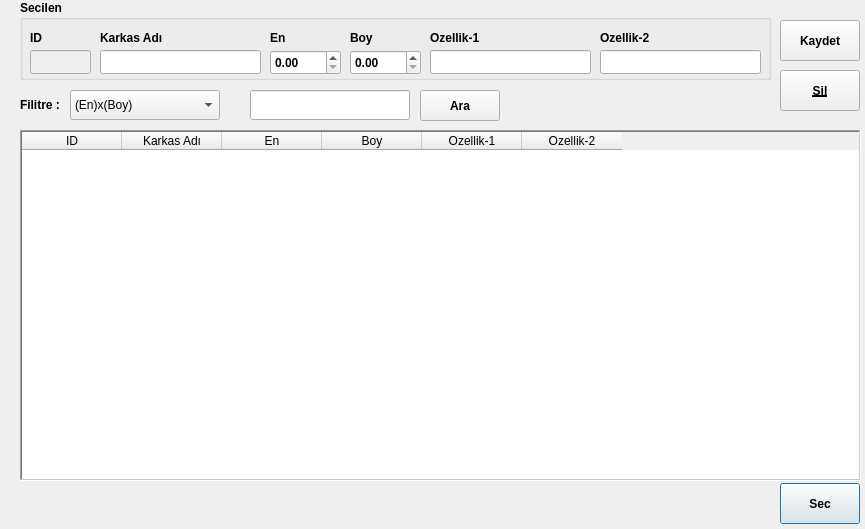
<?xml version="1.0" encoding="UTF-8"?>
<ui version="4.0">
 <class>Dialog</class>
 <widget class="QDialog" name="Dialog">
  <property name="geometry">
   <rect>
    <x>0</x>
    <y>0</y>
    <width>865</width>
    <height>529</height>
   </rect>
  </property>
  <property name="windowTitle">
   <string>Dialog</string>
  </property>
  <widget class="QTableWidget" name="tableWidget">
   <property name="geometry">
    <rect>
     <x>20</x>
     <y>130</y>
     <width>841</width>
     <height>351</height>
    </rect>
   </property>
   <property name="frameShape">
    <enum>QFrame::WinPanel</enum>
   </property>
   <property name="editTriggers">
    <set>QAbstractItemView::AnyKeyPressed</set>
   </property>
   <property name="selectionMode">
    <enum>QAbstractItemView::SingleSelection</enum>
   </property>
   <property name="selectionBehavior">
    <enum>QAbstractItemView::SelectRows</enum>
   </property>
   <column>
    <property name="text">
     <string>ID</string>
    </property>
   </column>
   <column>
    <property name="text">
     <string>Karkas Adı</string>
    </property>
   </column>
   <column>
    <property name="text">
     <string>En</string>
    </property>
   </column>
   <column>
    <property name="text">
     <string>Boy</string>
    </property>
   </column>
   <column>
    <property name="text">
     <string>Ozellik-1</string>
    </property>
   </column>
   <column>
    <property name="text">
     <string>Ozellik-2</string>
    </property>
   </column>
  </widget>
  <widget class="QPushButton" name="pushButton_sec">
   <property name="geometry">
    <rect>
     <x>780</x>
     <y>483</y>
     <width>80</width>
     <height>41</height>
    </rect>
   </property>
   <property name="font">
    <font>
     <weight>75</weight>
     <bold>true</bold>
    </font>
   </property>
   <property name="text">
    <string>Sec</string>
   </property>
  </widget>
  <widget class="QGroupBox" name="groupBox">
   <property name="geometry">
    <rect>
     <x>20</x>
     <y>0</y>
     <width>751</width>
     <height>80</height>
    </rect>
   </property>
   <property name="font">
    <font>
     <weight>75</weight>
     <bold>true</bold>
    </font>
   </property>
   <property name="title">
    <string>Secilen</string>
   </property>
   <widget class="QLineEdit" name="lineEdit_ID">
    <property name="enabled">
     <bool>false</bool>
    </property>
    <property name="geometry">
     <rect>
      <x>10</x>
      <y>50</y>
      <width>61</width>
      <height>24</height>
     </rect>
    </property>
   </widget>
   <widget class="QLineEdit" name="lineEdit_karkas_name">
    <property name="geometry">
     <rect>
      <x>80</x>
      <y>50</y>
      <width>161</width>
      <height>24</height>
     </rect>
    </property>
    <property name="clearButtonEnabled">
     <bool>true</bool>
    </property>
   </widget>
   <widget class="QDoubleSpinBox" name="doubleSpinBox_karkas_en">
    <property name="enabled">
     <bool>true</bool>
    </property>
    <property name="geometry">
     <rect>
      <x>250</x>
      <y>50</y>
      <width>71</width>
      <height>25</height>
     </rect>
    </property>
    <property name="maximum">
     <double>9999.989999999999782</double>
    </property>
   </widget>
   <widget class="QDoubleSpinBox" name="doubleSpinBox_karkas_boy">
    <property name="enabled">
     <bool>true</bool>
    </property>
    <property name="geometry">
     <rect>
      <x>330</x>
      <y>50</y>
      <width>71</width>
      <height>25</height>
     </rect>
    </property>
    <property name="maximum">
     <double>9999.989999999999782</double>
    </property>
   </widget>
   <widget class="QLabel" name="label">
    <property name="geometry">
     <rect>
      <x>10</x>
      <y>30</y>
      <width>55</width>
      <height>16</height>
     </rect>
    </property>
    <property name="font">
     <font>
      <weight>75</weight>
      <bold>true</bold>
     </font>
    </property>
    <property name="text">
     <string>ID</string>
    </property>
   </widget>
   <widget class="QLabel" name="label_2">
    <property name="geometry">
     <rect>
      <x>80</x>
      <y>30</y>
      <width>151</width>
      <height>16</height>
     </rect>
    </property>
    <property name="font">
     <font>
      <weight>75</weight>
      <bold>true</bold>
     </font>
    </property>
    <property name="text">
     <string>Karkas Adı</string>
    </property>
   </widget>
   <widget class="QLabel" name="label_3">
    <property name="geometry">
     <rect>
      <x>250</x>
      <y>30</y>
      <width>55</width>
      <height>16</height>
     </rect>
    </property>
    <property name="font">
     <font>
      <weight>75</weight>
      <bold>true</bold>
     </font>
    </property>
    <property name="text">
     <string>En</string>
    </property>
   </widget>
   <widget class="QLabel" name="label_4">
    <property name="geometry">
     <rect>
      <x>330</x>
      <y>30</y>
      <width>55</width>
      <height>16</height>
     </rect>
    </property>
    <property name="font">
     <font>
      <weight>75</weight>
      <bold>true</bold>
     </font>
    </property>
    <property name="text">
     <string>Boy</string>
    </property>
   </widget>
   <widget class="QLineEdit" name="lineEdit_karkas_ozellik_1">
    <property name="geometry">
     <rect>
      <x>410</x>
      <y>50</y>
      <width>161</width>
      <height>24</height>
     </rect>
    </property>
    <property name="clearButtonEnabled">
     <bool>true</bool>
    </property>
   </widget>
   <widget class="QLineEdit" name="lineEdit_karkas_ozellik_2">
    <property name="geometry">
     <rect>
      <x>580</x>
      <y>50</y>
      <width>161</width>
      <height>24</height>
     </rect>
    </property>
    <property name="clearButtonEnabled">
     <bool>true</bool>
    </property>
   </widget>
   <widget class="QLabel" name="label_6">
    <property name="geometry">
     <rect>
      <x>410</x>
      <y>30</y>
      <width>55</width>
      <height>16</height>
     </rect>
    </property>
    <property name="font">
     <font>
      <weight>75</weight>
      <bold>true</bold>
     </font>
    </property>
    <property name="text">
     <string>Ozellik-1</string>
    </property>
   </widget>
   <widget class="QLabel" name="label_7">
    <property name="geometry">
     <rect>
      <x>580</x>
      <y>30</y>
      <width>55</width>
      <height>16</height>
     </rect>
    </property>
    <property name="font">
     <font>
      <weight>75</weight>
      <bold>true</bold>
     </font>
    </property>
    <property name="text">
     <string>Ozellik-2</string>
    </property>
   </widget>
  </widget>
  <widget class="QComboBox" name="comboBox">
   <property name="geometry">
    <rect>
     <x>70</x>
     <y>90</y>
     <width>150</width>
     <height>30</height>
    </rect>
   </property>
   <item>
    <property name="text">
     <string>(En)x(Boy)</string>
    </property>
   </item>
   <item>
    <property name="text">
     <string>Karkas Adı</string>
    </property>
   </item>
   <item>
    <property name="text">
     <string>En</string>
    </property>
   </item>
   <item>
    <property name="text">
     <string>Boy</string>
    </property>
   </item>
   <item>
    <property name="text">
     <string>Diger</string>
    </property>
   </item>
  </widget>
  <widget class="QLineEdit" name="lineEdit_3">
   <property name="geometry">
    <rect>
     <x>250</x>
     <y>90</y>
     <width>160</width>
     <height>30</height>
    </rect>
   </property>
  </widget>
  <widget class="QLabel" name="label_5">
   <property name="geometry">
    <rect>
     <x>20</x>
     <y>97</y>
     <width>81</width>
     <height>16</height>
    </rect>
   </property>
   <property name="font">
    <font>
     <weight>75</weight>
     <bold>true</bold>
    </font>
   </property>
   <property name="text">
    <string>Filitre :</string>
   </property>
  </widget>
  <widget class="QPushButton" name="pushButton_ara">
   <property name="geometry">
    <rect>
     <x>420</x>
     <y>90</y>
     <width>80</width>
     <height>31</height>
    </rect>
   </property>
   <property name="font">
    <font>
     <weight>75</weight>
     <bold>true</bold>
    </font>
   </property>
   <property name="text">
    <string>Ara</string>
   </property>
  </widget>
  <widget class="QPushButton" name="pushButton_kaydet">
   <property name="geometry">
    <rect>
     <x>780</x>
     <y>20</y>
     <width>80</width>
     <height>41</height>
    </rect>
   </property>
   <property name="font">
    <font>
     <weight>75</weight>
     <bold>true</bold>
    </font>
   </property>
   <property name="text">
    <string>Kaydet</string>
   </property>
  </widget>
  <widget class="QPushButton" name="pushButton_sil">
   <property name="geometry">
    <rect>
     <x>780</x>
     <y>70</y>
     <width>80</width>
     <height>41</height>
    </rect>
   </property>
   <property name="font">
    <font>
     <weight>75</weight>
     <bold>true</bold>
     <underline>true</underline>
    </font>
   </property>
   <property name="text">
    <string>Sil</string>
   </property>
  </widget>
 </widget>
 <resources/>
 <connections/>
</ui>
